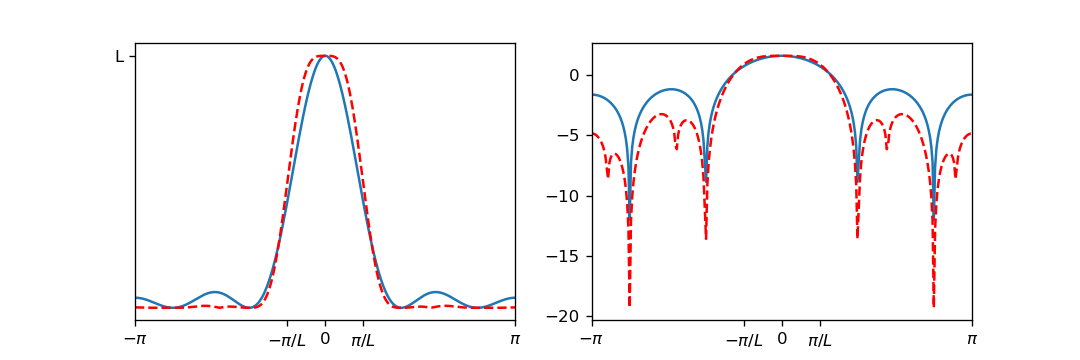

Python code for this plot:
import numpy as np
import matplotlib.pyplot as plt
import cmath as cm
from scipy.interpolate import spline

def axesCross(ax):
    ax.spines['left'].set_position('zero')
    ax.spines['bottom'].set_position('zero')
    ax.spines['right'].set_color('none')
    ax.spines['top'].set_color('none')

def dtft(x, y):
    if x.size!=y.size:
        print "array size not the same, x.size :"+x.size+" y.size :"+y.size
    xret = np.linspace(-np.pi, np.pi, 300)
    yret = np.full(xret.shape, 0+0j)
    n = 0
    m = 0
    for xn in xret:
        for xm in x:
            yret[n] += y[m]*(cm.exp(-1j*xn*xm))
            m += 1
        m = 0
        n += 1
    return xret, yret

a = -.5
L = 5

f = lambda x: np.where(np.abs(x)<=np.pi/L, L, 0)
g = lambda x: np.where(x%L==0, 1, 0)

flin = lambda x: np.where(np.abs(x)<=L, -1.0*np.abs(x)/L+1, 0)
fcu  = lambda x: np.where(np.abs(x)<=L, (a+2)*((1.0*np.abs(x)/L)**3) - (a+3)*((1.0*np.abs(x)/L)**2) + 1, \
                 np.where(np.abs(x)<=2*L, a*((1.0*np.abs(x)/L)**3) - 5*a*((1.0*np.abs(x)/L)**2) + 8*a*(1.0*np.abs(x)/L) - 4*a, \
       0))


x1 = np.arange(-30, 30, 1)

fig = plt.figure(figsize=(9, 3), dpi=120)
ax1, ax2= fig.subplots(1, 2)

#axesCross(ax1)
#ax1.spines['left'].set_color('none')
ax1.set_xlim(-np.pi, np.pi)
ax1.yaxis.set_ticks([L])
ax1.yaxis.set_ticklabels(["L"])
ax1.xaxis.set_ticks([-np.pi, -np.pi/L, 0, np.pi/L, np.pi])
ax1.xaxis.set_ticklabels([r"$-\pi$", r"$-\pi/L$", 0, r"$\pi/L$", r"$\pi$"])
x_s1, y_s1 = dtft(x1, flin(x1))
ax1.plot(x_s1, np.abs(y_s1))
#ax1.annotate("cubic spline interpolator", xy=(-3.1, 4.8), xytext=(-2, 4.8), arrowprops=dict(arrowstyle='-', color='r'), color='r')
#ax1.annotate("linear interpolator", xy=(-3.1, 3.8), xytext=(-2, 3.8), arrowprops=dict(arrowstyle='-', color='C0'), color='C0')
x_s2, y_s2 = dtft(x1, fcu(x1))
ax1.plot(x_s2, np.abs(y_s2), color='r', linestyle='--')
#ax1.plot(x_s1, f(x_s1), color='r')

#axesCross(ax2)
ax2.set_xlim(-np.pi, np.pi)
ax2.xaxis.set_ticks([-np.pi, -np.pi/L, 0, np.pi/L, np.pi])
ax2.xaxis.set_ticklabels([r"$-\pi$", r"$-\pi/L$", 0, r"$\pi/L$", r"$\pi$"])
x_s3, y_s3 = dtft(x1, flin(x1))
ax2.plot(x_s3, np.log(np.abs(y_s3)))
x_s4, y_s4 = dtft(x1, fcu(x1))
ax2.plot(x_s4, np.log(np.abs(y_s4)), color='r',linestyle='--')


plt.show()
fig.savefig("simple_interpolation_spectrum.png", format='png')
